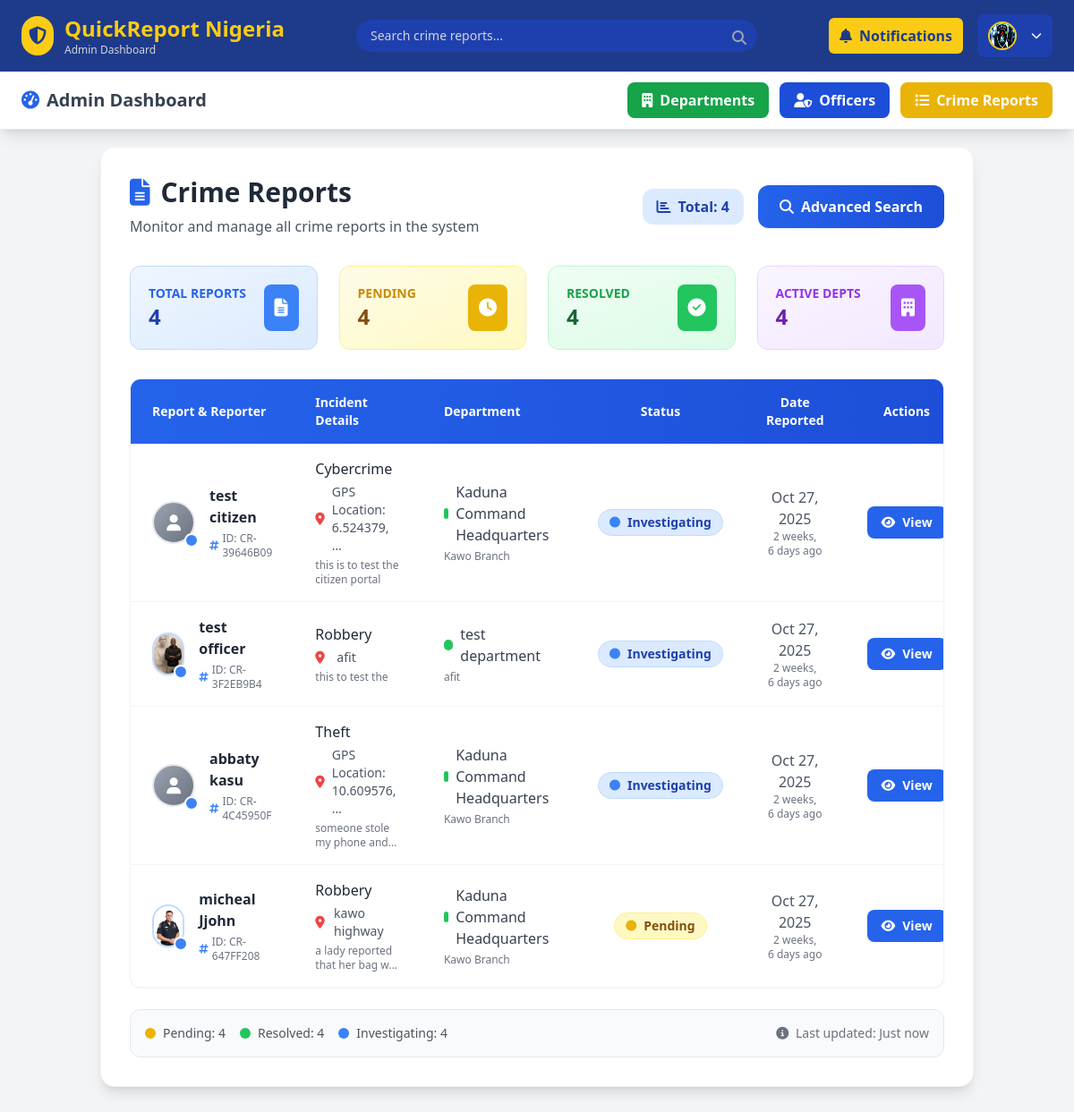
Screenshot of /reported-crime (signed in) with the database file from the repository.
### crime_app/models.py (models this page shows, shortened)
class CrimeReport(models.Model):
    STATUS_CHOICES = (
        ('Pending', 'Pending'),
        ('Investigating', 'Investigating'),
        ('Resolved', 'Resolved'),
        ('Dismissed', 'Dismissed')
    )
    PRIORITY_CHOICES = (
        ('Low', 'Low'),
        ('Medium', 'Medium'),
        ('High', 'High'),
        ('Emergency', 'Emergency')
    )
    INCIDENT_TYPES = [
        ('CR-TEMP', 'CR-TEMP'),
        ('ASSAULT', 'Assault'),
        ('BURGLARY', 'Burglary'),
        ('THEFT', 'Theft'),
        ('ROBBERY', 'Robbery'),
        ('VANDALISM', 'Vandalism'),
        ('FRAUD', 'Fraud'),
        ('CYBERCRIME', 'Cyber Crime'),
        ('DRUG_OFFENSE', 'Drug Offense'),
        ('TRAFFIC_ACCIDENT', 'Traffic Accident'),
        ('DOMESTIC_VIOLENCE', 'Domestic Violence'),
        ('HARASSMENT', 'Harassment'),
        ('OTHER', 'Other'),
    ]
    report_id = models.CharField(max_length=12, unique=True, editable=False)
    reporter = models.ForeignKey(User, on_delete=models.SET_NULL, null=True, blank=True, related_name='reports')
    department = models.ForeignKey(Department, on_delete=models.SET_NULL, null=True, blank=True)
    title = models.CharField(max_length=200)
    description = models.TextField()
    location = models.CharField(max_length=255)
    latitude = models.FloatField(null=True, blank=True)
    longitude = models.FloatField(null=True, blank=True)
    incident_type = models.CharField(max_length=50, choices=INCIDENT_TYPES)
    priority = models.CharField(max_length=20, choices=PRIORITY_CHOICES, default='Medium')
    evidence_image = models.ImageField(upload_to='evidence/images/%Y/%m/%d/', null=True, blank=True)
    evidence_video = models.FileField(upload_to='evidence/videos/%Y/%m/%d/', null=True, blank=True)
    evidence_audio = models.FileField(upload_to='evidence/audio/%Y/%m/%d/', null=True, blank=True)
    date_reported = models.DateTimeField(auto_now_add=True)
    date_updated = models.DateTimeField(auto_now=True)
    status = models.CharField(max_length=20, choices=STATUS_CHOICES, default='Pending')
    class Meta:
        ordering = ['-date_reported']
        indexes = [
            models.Index(fields=['status', 'date_reported']),
            models.Index(fields=['reporter', 'date_reported']),
            models.Index(fields=['department', 'date_reported']),
        ]
        verbose_name = "Crime Report"
        verbose_name_plural = "Crime Reports"

class User(AbstractUser):
    ROLE_CHOICES = (
        ('admin', 'Super Admin'),
        ('officer', 'Officer'),
        ('citizen', 'Citizen'),
    )
    role = models.CharField(max_length=20, choices=ROLE_CHOICES, default='citizen')
    phone = models.CharField(max_length=20, blank=True, null=True)
    address = models.TextField(blank=True, null=True)
    is_active = models.BooleanField(default=True)

class Department(models.Model):
    name = models.CharField(max_length=100, unique=True)
    location = models.CharField(max_length=150)
    contact_number = models.CharField(max_length=20, blank=True, null=True)
    established_date = models.DateField(blank=True, null=True)
    is_active = models.BooleanField(default=True)

class Officer(models.Model):
    RANK_CHOICES = [
        ('ASP', 'Assistant Superintendent of Police'),
        ('DSP', 'Deputy Superintendent of Police'),
        ('SP', 'Superintendent of Police'),
        ('CSP', 'Chief Superintendent of Police'),
        ('ACP', 'Assistant Commissioner of Police'),
        ('DCP', 'Deputy Commissioner of Police'),
        ('CP', 'Commissioner of Police'),
    ]
    user = models.OneToOneField(User, on_delete=models.CASCADE)
    rank = models.CharField(max_length=50, choices=RANK_CHOICES)
    badge_number = models.CharField(max_length=30, unique=True)
    department = models.ForeignKey('Department', on_delete=models.SET_NULL, null=True, blank=True, related_name='officers')
    profile_picture = models.ImageField(upload_to='officers/', blank=True, null=True)
    on_duty = models.BooleanField(default=True)

### crime_app/views.py (the view)
def reported_crime(request):
    if not request.user.is_authenticated or (not request.user.is_superuser and getattr(request.user, 'role', None) != 'admin'):
        messages.error(request, "Access denied. Admin privileges required.")
        return redirect('my-login')
    reports = CrimeReport.objects.all().order_by('-date_reported' , '-date_updated')
    return render(request, 'crime_app/adminPage/reported-crime.html', {'reports': reports})

### crime_app/templates/crime_app/adminPage/reported-crime.html (shortened to what this page needs)
{% extends "crime_app/adminPage/base.html" %}
{% load static %}
{% block content %}
<div class="bg-white rounded-2xl shadow-lg border border-gray-100 p-8">
  <div class="flex justify-between items-center mb-8">
    <div>
      <h1 class="text-3xl font-bold text-gray-800 flex items-center">
        <i class="fas fa-file-alt text-blue-600 mr-3"></i>
        Crime Reports
      </h1>
      <p class="text-gray-600 mt-2">Monitor and manage all crime reports in the system</p>
    </div>
    <div class="flex items-center space-x-4">
      <span class="bg-blue-100 text-blue-800 px-4 py-2 rounded-xl font-semibold flex items-center">
        <i class="fas fa-chart-bar mr-2"></i>
        Total: {{ reports.count }}
      </span>
      <a href="{% url 'search-crime' %}"
         class="bg-gradient-to-r from-blue-600 to-blue-700 hover:from-blue-700 hover:to-blue-800 text-white px-6 py-3 rounded-xl font-semibold transition flex items-center gap-2">
        <i class="fas fa-search"></i>
        Advanced Search
      </a>
    </div>
  </div>
  <div class="grid grid-cols-1 md:grid-cols-4 gap-6 mb-8">
    <div class="bg-gradient-to-br from-blue-50 to-blue-100 border border-blue-200 rounded-xl p-5">
      <div class="flex items-center justify-between">
        <div>
          <p class="text-blue-600 text-sm font-semibold">TOTAL REPORTS</p>
          <p class="text-2xl font-bold text-blue-800">{{ reports.count }}</p>
        </div>
        <div class="bg-blue-500 p-3 rounded-lg">
          <i class="fas fa-file-alt text-white text-xl"></i>
        </div>
      </div>
    </div>
    <div class="bg-gradient-to-br from-yellow-50 to-yellow-100 border border-yellow-200 rounded-xl p-5">
      <div class="flex items-center justify-between">
        <div>
          <p class="text-yellow-600 text-sm font-semibold">PENDING</p>
          <p class="text-2xl font-bold text-yellow-800">
            {% with pending_count=reports|dictsort:"status"|length %}
              {{ pending_count }}
            {% endwith %}
          </p>
        </div>
        <div class="bg-yellow-500 p-3 rounded-lg">
          <i class="fas fa-clock text-white text-xl"></i>
        </div>
      </div>
    </div>
    <div class="bg-gradient-to-br from-green-50 to-green-100 border border-green-200 rounded-xl p-5">
      <div class="flex items-center justify-between">
        <div>
          <p class="text-green-600 text-sm font-semibold">RESOLVED</p>
          <p class="text-2xl font-bold text-green-800">
            {% with resolved_count=reports|dictsort:"status"|length %}
              {{ resolved_count }}
            {% endwith %}
          </p>
        </div>
        <div class="bg-green-500 p-3 rounded-lg">
          <i class="fas fa-check-circle text-white text-xl"></i>
        </div>
      </div>
    </div>
    <div class="bg-gradient-to-br from-purple-50 to-purple-100 border border-purple-200 rounded-xl p-5">
      <div class="flex items-center justify-between">
        <div>
          <p class="text-purple-600 text-sm font-semibold">ACTIVE DEPTS</p>
          <p class="text-2xl font-bold text-purple-800">
            {% with dept_count=reports|dictsort:"department.id"|length %}
              {{ dept_count }}
            {% endwith %}
          </p>
        </div>
        <div class="bg-purple-500 p-3 rounded-lg">
          <i class="fas fa-building text-white text-xl"></i>
        </div>
      </div>
    </div>
  </div>
  <div class="bg-white rounded-xl shadow-sm border border-gray-100 overflow-hidden">
    <div class="overflow-x-auto">
      <table class="w-full">
        <thead class="bg-gradient-to-r from-blue-600 to-blue-700 text-white">
          <tr>
            <th class="px-6 py-4 text-left font-semibold text-sm">Report & Reporter</th>
            <th class="px-6 py-4 text-left font-semibold text-sm">Incident Details</th>
            <th class="px-6 py-4 text-left font-semibold text-sm">Department</th>
            <th class="px-6 py-4 text-center font-semibold text-sm">Status</th>
            <th class="px-6 py-4 text-center font-semibold text-sm">Date Reported</th>
            <th class="px-6 py-4 text-center font-semibold text-sm">Actions</th>
          </tr>
        </thead>
        <tbody class="divide-y divide-gray-100">
          {% for crime in reports %}
          <tr class="hover:bg-blue-50 transition duration-200 group">
            <td class="px-6 py-4">
              <div class="flex items-center space-x-4">
                <div class="relative">
                  {% if crime.reporter and crime.reporter.officer.profile_picture %}
                    <img src="{{ crime.reporter.officer.profile_picture.url }}"
                         alt="Officer Photo"
                         class="w-12 h-12 rounded-full object-cover border-2 border-blue-200 shadow-sm">
                  {% else %}
                    <div class="w-12 h-12 rounded-full bg-gradient-to-br from-gray-400 to-gray-500 flex items-center justify-center border-2 border-gray-200">
                      <i class="fas fa-user text-white text-lg"></i>
                    </div>
                  {% endif %}
                  <div class="absolute -bottom-1 -right-1 w-4 h-4 bg-blue-500 rounded-full border-2 border-white"></div>
                </div>
                <div>
                  <div class="font-semibold text-gray-800 group-hover:text-blue-700">
                    {% if crime.reporter %}
                      {{ crime.reporter.get_full_name }}
                    {% else %}
                      <span class="text-gray-500 italic">Anonymous</span>
                    {% endif %}
                  </div>
                  <div class="text-xs text-gray-500 flex items-center mt-1">
                    <i class="fas fa-hashtag mr-1 text-blue-500"></i>
                    ID: {{ crime.report_id }}
                  </div>
                </div>
              </div>
            </td>
            <td class="px-6 py-4">
              <div class="space-y-1">
                <div class="font-medium text-gray-800">{{ crime.incident_type|title }}</div>
                {% if crime.location %}
                <div class="flex items-center text-sm text-gray-600">
                  <i class="fas fa-map-marker-alt mr-2 text-red-500 w-4"></i>
                  {{ crime.location|truncatewords:3 }}
                </div>
                {% endif %}
                {% if crime.description %}
                <div class="text-xs text-gray-500 line-clamp-2">
                  {{ crime.description|truncatewords:8 }}
                </div>
                {% endif %}
              </div>
            </td>
            <td class="px-6 py-4">
              {% if crime.department %}
              <div class="flex items-center space-x-2">
                <div class="w-3 h-3 bg-green-500 rounded-full"></div>
                <span class="font-medium text-gray-700">{{ crime.department.name }}</span>
              </div>
              <div class="text-xs text-gray-500 mt-1">{{ crime.department.location|default:"" }}</div>
              {% else %}
              <span class="text-gray-400 italic text-sm">Unassigned</span>
              {% endif %}
            </td>
            <td class="px-6 py-4 text-center">
              <span class="inline-flex items-center px-3 py-1 rounded-full text-sm font-semibold
                {% if crime.status == 'Pending' %}bg-yellow-100 text-yellow-800 border border-yellow-200
                {% elif crime.status == 'Resolved' %}bg-green-100 text-green-800 border border-green-200
                {% elif crime.status == 'Investigating' %}bg-blue-100 text-blue-800 border border-blue-200
                {% elif crime.status == 'Dismissed' %}bg-red-100 text-red-800 border border-red-200
                {% else %}bg-gray-100 text-gray-800 border border-gray-200{% endif %}">
                <i class="fas fa-circle text-xs mr-2
                  {% if crime.status == 'Pending' %}text-yellow-500
                  {% elif crime.status == 'Resolved' %}text-green-500
                  {% elif crime.status == 'Investigating' %}text-blue-500
                  {% elif crime.status == 'Dismissed' %}text-red-500
                  {% else %}text-gray-500{% endif %}"></i>
                {{ crime.status }}
              </span>
            </td>
            <td class="px-6 py-4 text-center">
              <div class="text-gray-600 font-medium">{{ crime.date_reported|date:"M d, Y" }}</div>
              <div class="text-xs text-gray-500">{{ crime.date_reported|timesince }} ago</div>
            </td>
            <td class="px-6 py-4 text-center">
              <div class="flex justify-center space-x-2">
                <a href="{% url 'crime-detail' crime.id %}"
                   class="inline-flex items-center px-4 py-2 bg-blue-600 hover:bg-blue-700 text-white rounded-lg font-semibold transition transform hover:scale-105 text-sm">
                  <i class="fas fa-eye mr-2"></i>View
                </a>
              </div>
            </td>
          </tr>
          {% endfor %}
        </tbody>
      </table>
    </div>
  </div>
  {% if reports %}
  <div class="mt-6 bg-gray-50 border border-gray-200 rounded-xl p-4">
    <div class="flex items-center justify-between text-sm text-gray-600">
      <div class="flex items-center space-x-4">
        <div class="flex items-center">
          <div class="w-3 h-3 bg-yellow-500 rounded-full mr-2"></div>
          <span>Pending:
            {% with pending_count=reports|dictsort:"status"|length %}
              {{ pending_count }}
            {% endwith %}
          </span>
        </div>
        <div class="flex items-center">
          <div class="w-3 h-3 bg-green-500 rounded-full mr-2"></div>
          <span>Resolved:
            {% with resolved_count=reports|dictsort:"status"|length %}
              {{ resolved_count }}
            {% endwith %}
          </span>
        </div>
        <div class="flex items-center">
          <div class="w-3 h-3 bg-blue-500 rounded-full mr-2"></div>
          <span>Investigating:
            {% with investigating_count=reports|dictsort:"status"|length %}
              {{ investigating_count }}
            {% endwith %}
          </span>
        </div>
      </div>
      <div class="text-gray-500">
        <i class="fas fa-info-circle mr-1"></i>
        Last updated: Just now
      </div>
    </div>
  </div>
  {% endif %}
</div>
{% endblock %}

### rows the page displays
CrimeReport: reporter.get_full_name "test citizen", report_id "CR-39646B09", incident_type "Cybercrime", location "GPS Location: 6.524379, …", description "this is to test the citizen portal", department.name "Kaduna Command Headquarters", department.location "Kawo Branch", status "Investigating", date_reported "Oct 27, 2025", date_reported "2 weeks, 6 days"
CrimeReport: reporter.officer.profile_picture (picture), reporter.get_full_name "test officer", report_id "CR-3F2EB9B4", incident_type "Robbery", location "afit", description "this to test the", department.name "test department", department.location "afit", status "Investigating", date_reported "Oct 27, 2025", date_reported "2 weeks, 6 days"
CrimeReport: reporter.get_full_name "abbaty kasu", report_id "CR-4C45950F", incident_type "Theft", location "GPS Location: 10.609576, …", description "someone stole my phone…", department.name "Kaduna Command Headquarters", department.location "Kawo Branch", status "Investigating", date_reported "Oct 27, 2025", date_reported "2 weeks, 6 days"
CrimeReport: reporter.officer.profile_picture (picture), reporter.get_full_name "micheal Jjohn", report_id "CR-647FF208", incident_type "Robbery", location "kawo highway", description "a lady reported that her bag…", department.name "Kaduna Command Headquarters", department.location "Kawo Branch", status "Pending", date_reported "Oct 27, 2025", date_reported "2 weeks, 6 days"

### other values shown
{{ reports.count }} "4"
{{ pending_count }} "4"
{{ resolved_count }} "4"
{{ dept_count }} "4"
{{ investigating_count }} "4"
